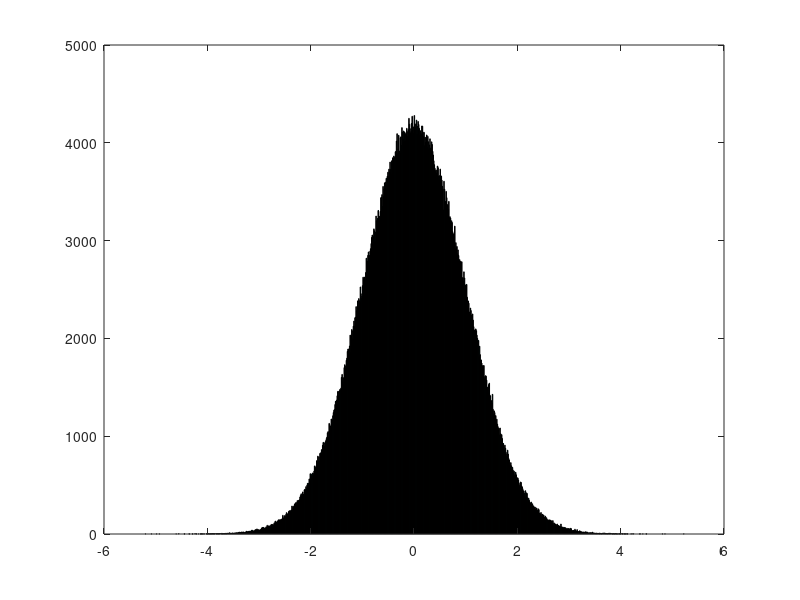

The MATLAB source for this figure:
% Polymorphism ---> same function behaves differently for different types of arg. e.g. sqrt on a matrix vs scala
a=[1 4;9 16; 25 36]
sqrt_a = sqrt (a)

% However some of the functions behave differently. For E.g. 

a = [1:10] 
sum (a)

b=[1 2;3 4; 5 6] 
sum(b)    % This will return row vector with sum of each of the columns 


% max function:

[maxnum  index_of_max_num] = max( [1 2 -4 8] )



% ------------------------------------------------------------------------
% Function for matrix creation:
zeros(4)
zeros (3,4)
ones(5,4)
6*ones(5,4)

%Diagonal matrix: 
diag ([7 8 9 5])

eye (3,4)

rand (4,5)
% For all these, if you provide only one argument, then it creates a square matrix.

% getting integer random number:
rand_mat = 1 + rand (5,4)*10
fix (rand_mat)
floor (rand_mat)
ceil (rand_mat)

%there is a builtin function for creating matrices with random integer values:
randi (10,4,5) % Values up to 10, 4x5 matrix 
randi ( [10 20],4,5) % Values between 10 and 20, 4x5 matrix 

%Random numbers following Normal or Gaussian distribution /bell curve: 

x = randn ( 4,5) % 4x5 matrix with normal distribution of mean 0 and SD 1

r = randn(1,1000000);
hist(r,1000); % Second argument is the number of bins. 



% RAndom Number: Not truely random. Always start with 0.8147.
% Can set seed with rng()
% Can get a differnet random number everytime: use rng('shuffle')